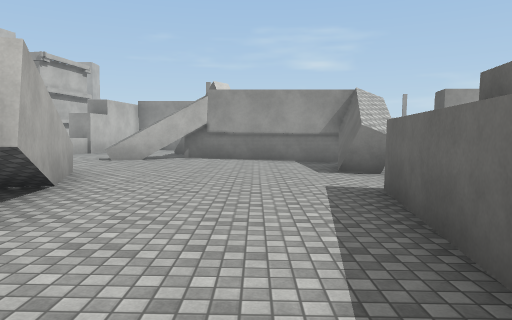
view 1 (above)

16 first-person views from a walk through a scene from a Unity 3-D project. The camera is 1.5 m above the floor, tilts 4° down and sees 70° across. The floor is counted in squares, 2 m on a side. Each view is taken from the middle of a square. On the plan, view 1 faces up. The plan holds only what a view shows up to about 11 squares ahead; the rest is blank. The place goes on beyond the plan. Surface patterns are stand-ins for the level's own textures.

view 2
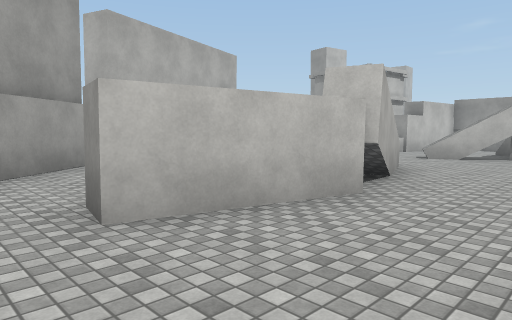

view 3
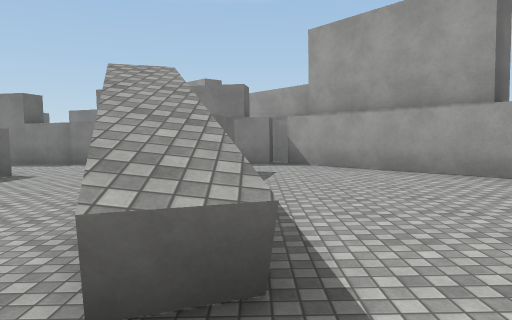

view 4
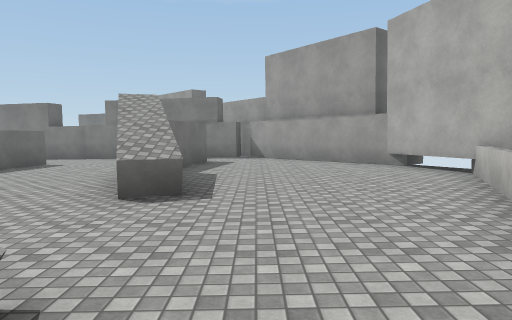

view 5
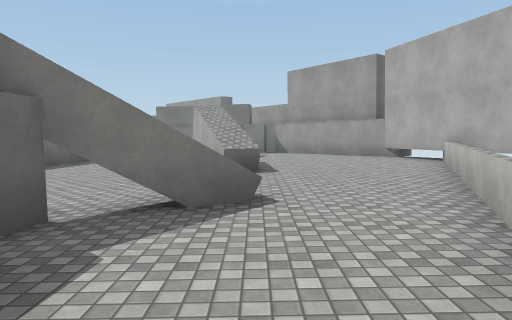

view 6
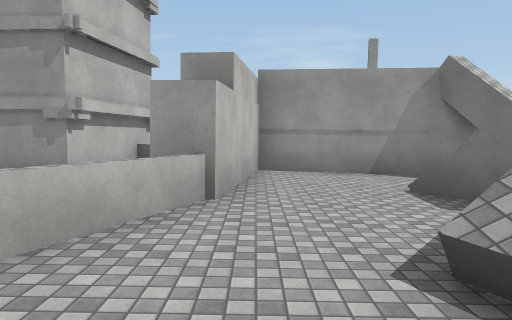

view 7
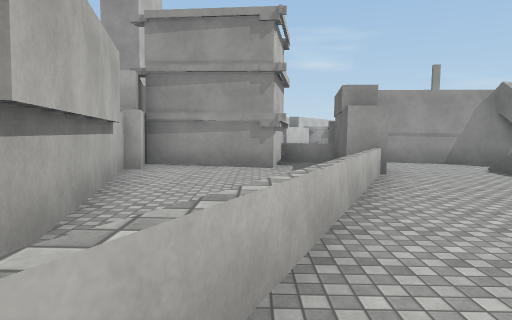

view 8
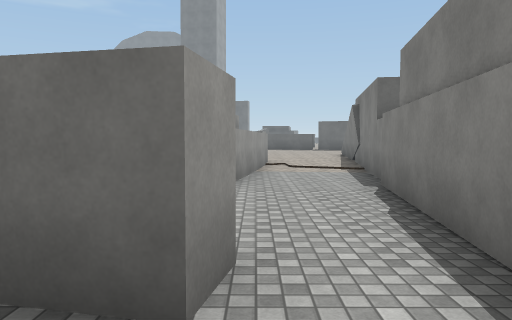

view 9
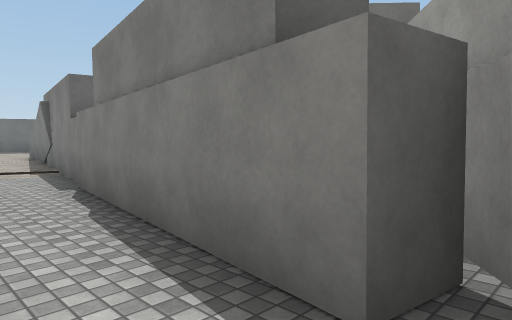

view 10
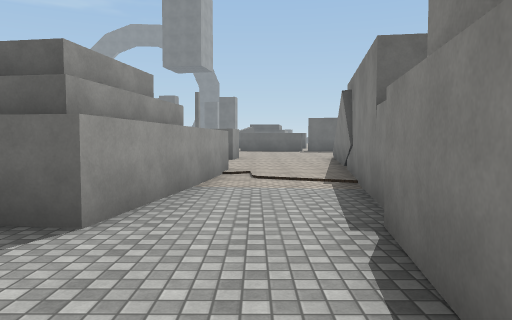

view 11
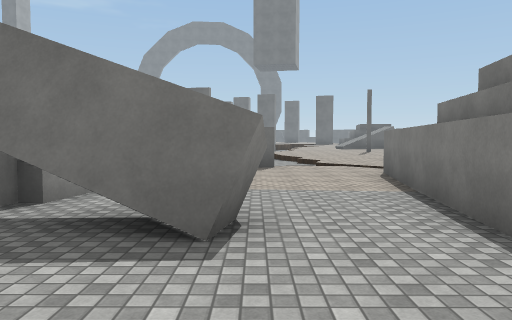

view 12
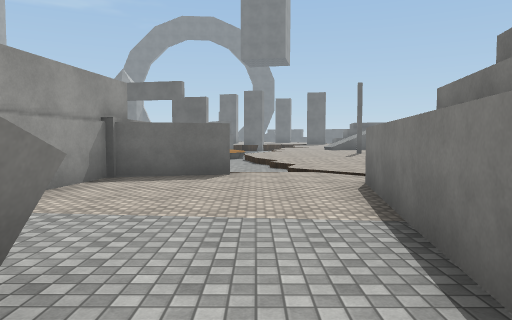

view 13
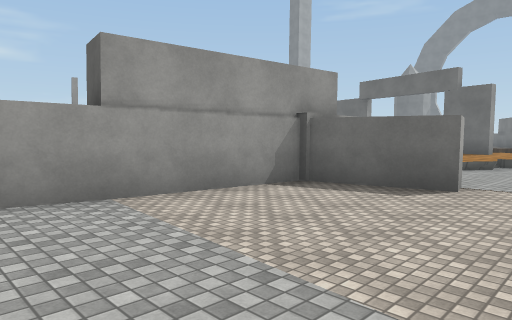

view 14
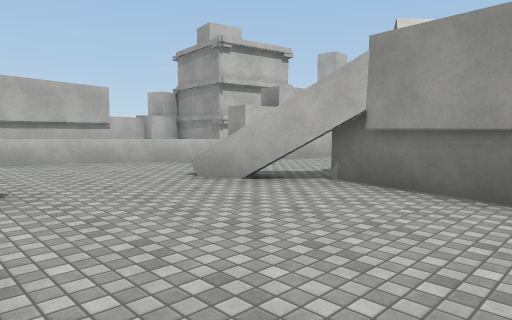

view 15
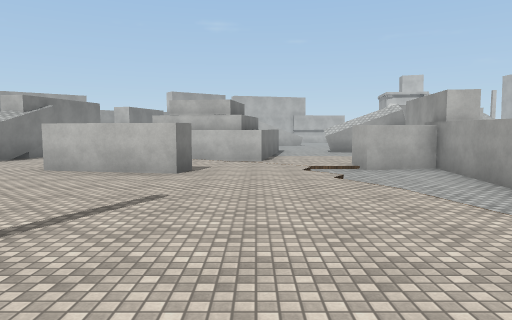

view 16
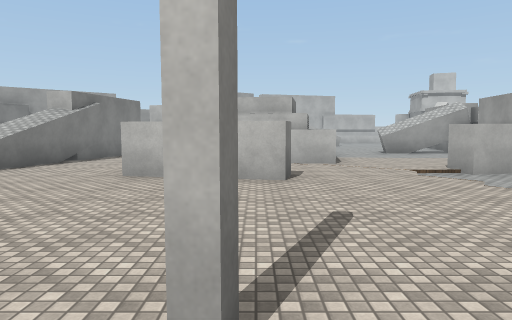

### Floor plan
Key: @ floor where view 1 was taken; # wall or solid block; . main floor; : floor 0.25 m higher than the main floor; - floor 0.25 m lower than the main floor; + floor 0.5 m higher than the main floor; _ floor 0.5 m lower than the main floor; / step, stairs or slope; = window, fence, low wall or low ledge; ^ raised ledge.
Columns run from 10 left of view 1 to 18 right of it. Each row starts with its distance up from view 1.
 16    ######
 15    ###::##
 14 #####:::.
 13 ###:#::/#
 12 #+::#:::#
 11 #+::=:::##
 10 #+:=::=##########
  9 #+:=::::....# .-######
  8 #+::::::....#..---##-##/...
  7 ##=:::::....#..----#-_____/
  6  #::::^^.......----/___//./
  5  #:::::#....#..----//.......
  4  #:::::#....######-..........
  3  #:::::#....#    #..........
  2  ##::::#....#    ...##....#.
  1   ##:::#....###     #......
  0    ##::...@...###...#.....
 -1     ##:.......--........
 -2      #######..-........
 -3       #    #######/..
 -4                 ^^^/

Positions as (right, up) in squares from view 1, and headings:
1: (0, 0), facing up
2: (0, -1), facing up-left
3: (-4, 8), facing down
4: (-5, 11), facing down
5: (-4, 14), facing down
6: (-5, 8), facing up
7: (-8, 5), facing up
8: (-5, 0), facing right
9: (-5, 0), facing down-right
10: (-2, -1), facing right
11: (-1, 7), facing right
12: (1, 6), facing right
13: (3, 5), facing up-right
14: (1, 6), facing up-left
15: (18, 4), facing left
16: (17, 2), facing left
